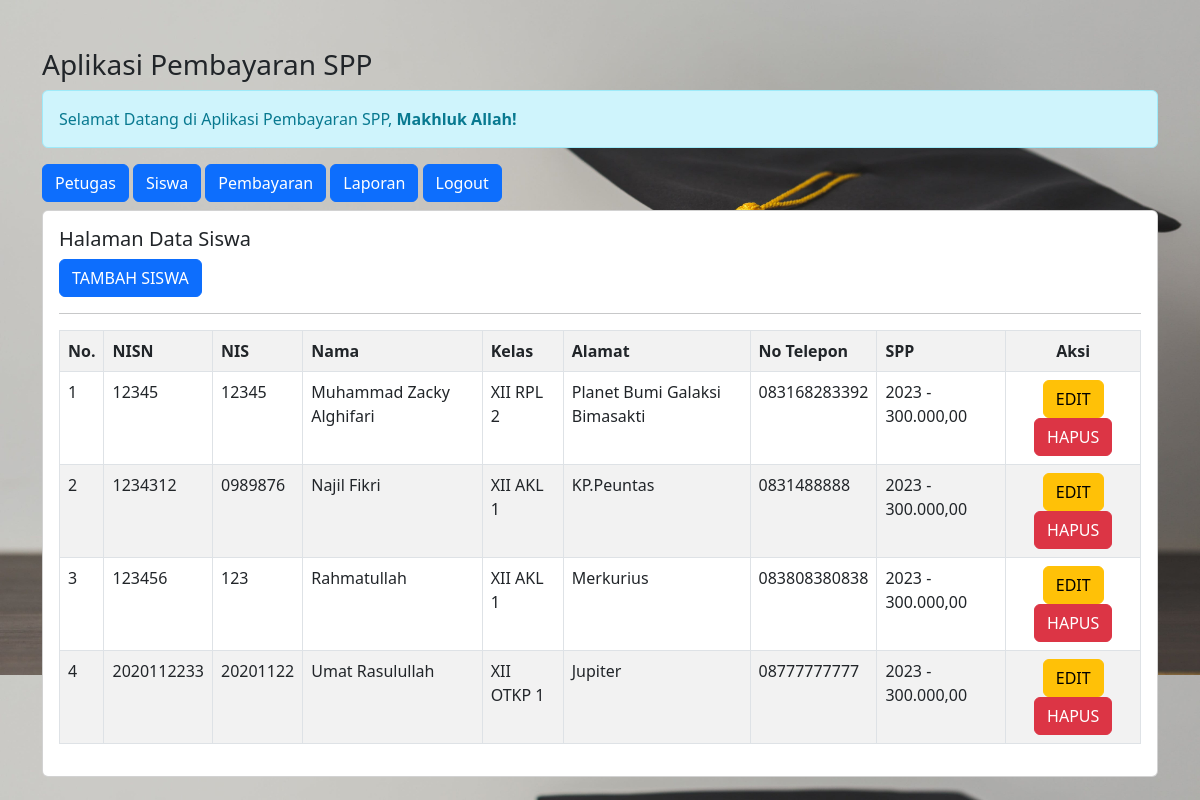
/petugas/petugas.php?url=siswa (signed in), run on the app's committed database.
### tables this page shows
CREATE TABLE `siswa` (
  `nisn` char(10) NOT NULL,
  `nis` char(8) NOT NULL,
  `nama` varchar(35) NOT NULL,
  `id_kelas` int(11) NOT NULL,
  `alamat` text NOT NULL,
  `no_telp` varchar(13) NOT NULL,
  `id_spp` int(11) NOT NULL
);

CREATE TABLE `kelas` (
  `id_kelas` int(11) NOT NULL,
  `nama_kelas` varchar(15) NOT NULL,
  `kompetensi_keahlian` varchar(50) NOT NULL
);

CREATE TABLE `spp` (
  `id_spp` int(11) NOT NULL,
  `tahun` int(11) NOT NULL,
  `nominal` int(11) NOT NULL
);

### petugas/siswa.php (the view)
<h5>Halaman Data Siswa</h5>
<a href="?url=tambah-siswa" class="btn btn-primary"> TAMBAH SISWA </a>
<hr>
<table class="table table-striped table-bordered">
    <tr class="fw-bold">
        <td>No.</td>
        <td>NISN</td>
        <td>NIS</td>
        <td>Nama</td>
        <td>Kelas</td>
        <td>Alamat</td>
        <td>No Telepon</td>
        <td>SPP</td>
        <td style="text-align: center;">Aksi</td>
    </tr>
    <?php
    include '../koneksi.php';
    $no = 1;
    $sql = "SELECT * FROM siswa,spp,kelas WHERE siswa.id_kelas=kelas.id_kelas AND siswa.id_spp=spp.id_spp ORDER BY nama ASC";
    $query = mysqli_query($koneksi, $sql);
    foreach($query as $data){?>
        <tr>
            <td><?= $no++; ?></td>
            <td><?= $data['nisn'] ?></td>
            <td><?= $data['nis'] ?></td>
            <td><?= $data['nama'] ?></td>
            <td><?= $data['nama_kelas'] ?></td>
            <td><?= $data['alamat'] ?></td>
            <td><?= $data['no_telp'] ?></td>
            <td><?= $data['tahun'] ?> - <?= number_format($data['nominal'],2,',','.') ?></td>
            <td style="text-align: center;">
                <a href="?url=edit-siswa&nisn=<?= $data['nisn'] ?>" class='btn btn-warning'>EDIT</a>
                <a onclick="return confirm('Yakin Dek?')" href="?url=hapus-siswa&nisn=<?= $data['nisn'] ?>" class='btn btn-danger'>HAPUS</a>
            </td>
        </tr>
    <?php } ?>
</table>

### petugas/petugas.php (style rules this page uses)
body { background-image: url(../img/bg.jpg); background-size: 100%; }

### data on the page
siswa: nisn "12345", nis "12345", nama "Muhammad Zacky Alghifari", id_kelas.nama_kelas "XII RPL 2", alamat "Planet Bumi Galaksi Bimasakti", no_telp "083168283392", id_spp.tahun "2023", id_spp.nominal "300.000,00"
siswa: nisn "1234312", nis "0989876", nama "Najil Fikri", id_kelas.nama_kelas "XII AKL 1", alamat "KP.Peuntas", no_telp "0831488888", id_spp.tahun "2023", id_spp.nominal "300.000,00"
siswa: nisn "123456", nis "123", nama "Rahmatullah", id_kelas.nama_kelas "XII AKL 1", alamat "Merkurius", no_telp "083808380838", id_spp.tahun "2023", id_spp.nominal "300.000,00"
siswa: nisn "2020112233", nis "20201122", nama "Umat Rasulullah", id_kelas.nama_kelas "XII OTKP 1", alamat "Jupiter", no_telp "08777777777", id_spp.tahun "2023", id_spp.nominal "300.000,00"

### other printed values
$_SESSION['nama_petugas'] "Makhluk Allah"
